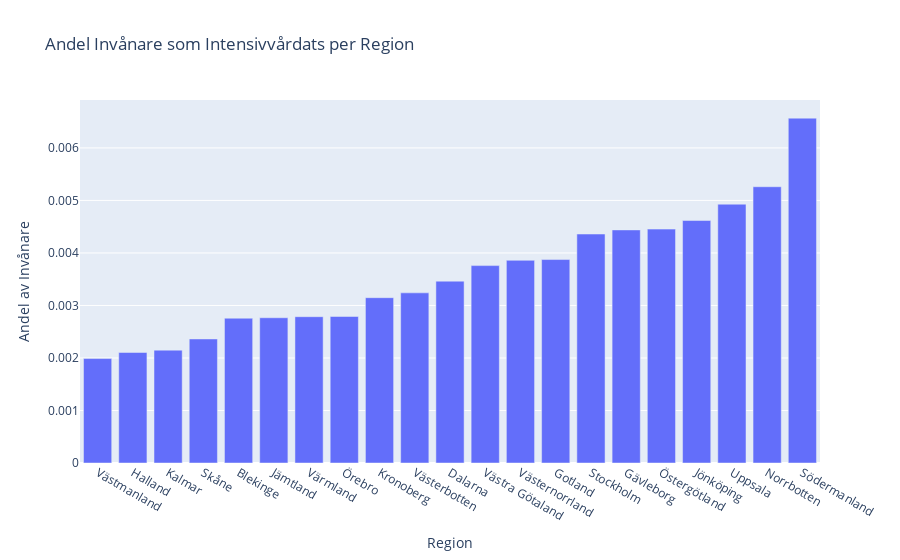

This figure's notebook cell:
### Markdown cell above
---
# KPI: Amount of Intensive Care Patients per Case by Region
The amount of a regions infected population that has received intensive care

This KPI can be useful towards determining the effectiveness of healthcare system in the region,   
especially if combined with data from intensive care units it can be used to determine pressure put on the healthcare system in the region and how well it was handled

Data such as overtime worked by staff, age of patients, and amount of patients requiring intensive care vs patiens who received it would be relevant here

### Code cell
data = df_antal_fall["Totalt_antal_intensivvårdade"].div(df_antal_fall["Totalt_antal_fall"], axis="rows")

fig = px.bar(
    data.sort_values(),
    title="Andel Invånare som Intensivvårdats per Region",
    labels={"value": "Andel av Invånare"},
)

fig.update_layout(showlegend=False)  # hiding legend since it is not needed here

fig.write_html("Visualiseringar/E3_KPI_Intensive_Care_Rate.html")
fig.show()

### Figure 1 — Plotly figure (JSON) as saved in the notebook; plotly's stock layout.template omitted (floating-point values rounded to 4 significant figures)
{"data": [{"alignmentgroup": "True", "hovertemplate": "variable=0<br>Region=%{x}<br>Andel av Invånare=%{y}<extra></extra>", "legendgroup": "0", "marker": {"color": "#636efa", "pattern": {"shape": ""}}, "name": "0", "offsetgroup": "0", "orientation": "v", "showlegend": true, "textposition": "auto", "type": "bar", "x": ["Västmanland", "Halland", "Kalmar", "Skåne", "Blekinge", "Jämtland", "Värmland", "Örebro", "Kronoberg", "Västerbotten", "Dalarna", "Västra Götaland", "Västernorrland", "Gotland", "Stockholm", "Gävleborg", "Östergötland", "Jönköping", "Uppsala", "Norrbotten", "Södermanland"], "xaxis": "x", "y": [0.001989, 0.002104, 0.002149, 0.002362, 0.002757, 0.002766, 0.002786, 0.00279, 0.003148, 0.00324, 0.003462, 0.003759, 0.00386, 0.003874, 0.00436, 0.004438, 0.004454, 0.004617, 0.004928, 0.005261, 0.006567], "yaxis": "y"}], "layout": {"barmode": "relative", "legend": {"title": {"text": "variable"}, "tracegroupgap": 0}, "showlegend": false, "title": {"text": "Andel Invånare som Intensivvårdats per Region"}, "xaxis": {"anchor": "y", "domain": [0, 1], "title": {"text": "Region"}}, "yaxis": {"anchor": "x", "domain": [0, 1], "title": {"text": "Andel av Invånare"}}}}
